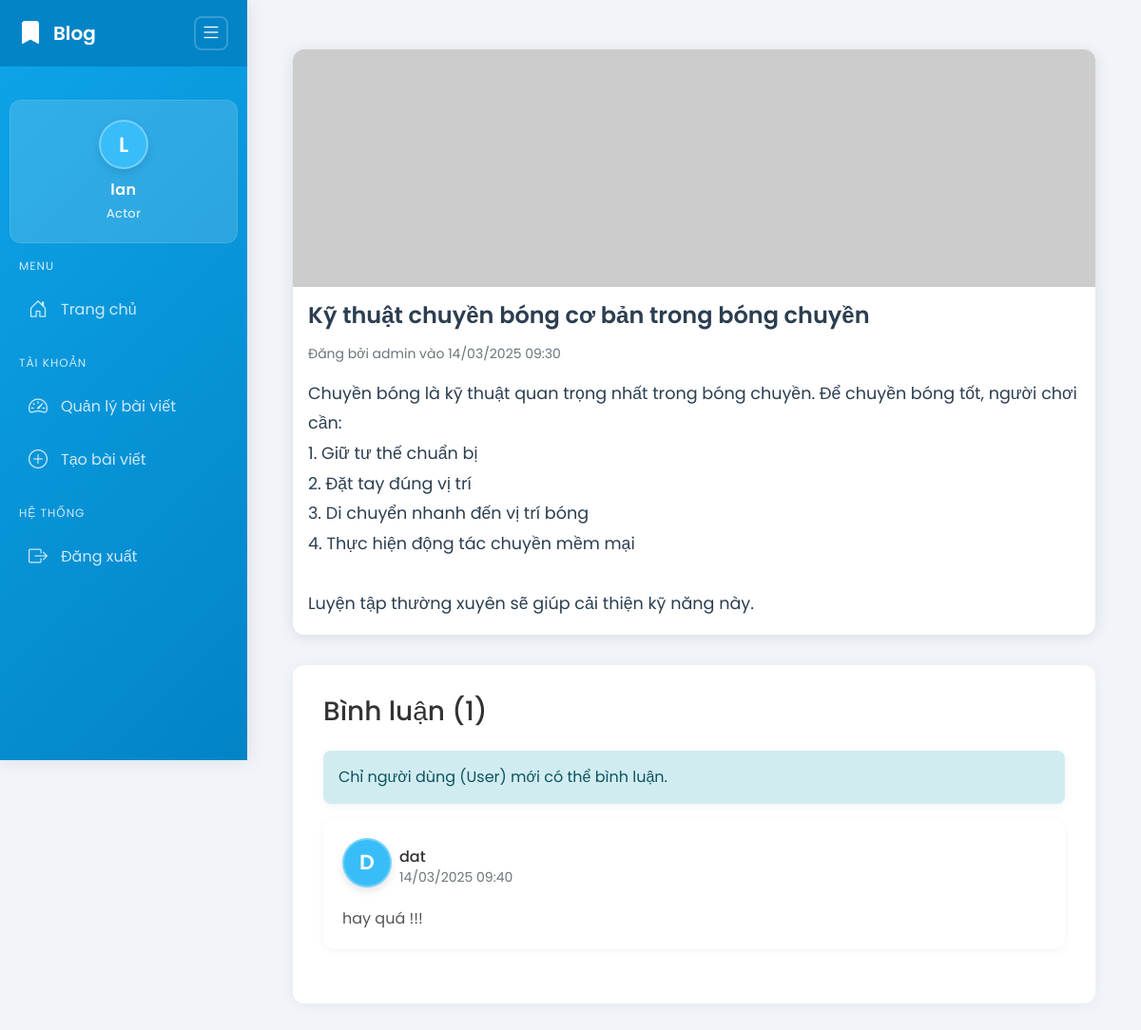
Page /post/2 (signed in) on the committed database.
### app/models/actor.py (models this page shows, shortened)
class Actor(UserMixin, db.Model):
    id = db.Column(db.Integer, primary_key=True)
    username = db.Column(db.String(64), unique=True, nullable=False)
    email = db.Column(db.String(120), unique=True, nullable=False)
    password_hash = db.Column(db.String(128))
    name = db.Column(db.String(64))
    bio = db.Column(db.Text)
    avatar = db.Column(db.String(120), default='default_actor.jpg')
    created_at = db.Column(db.DateTime, default=datetime.utcnow)
    posts = db.relationship('Post', backref='author', lazy='dynamic')

### app/models/post.py (models this page shows)
class Post(db.Model):
    id = db.Column(db.Integer, primary_key=True)
    title = db.Column(db.String(200), nullable=False)
    content = db.Column(db.Text, nullable=False)
    image_url = db.Column(db.String(200))  # URL hình ảnh từ picsum.photos
    created_at = db.Column(db.DateTime, default=datetime.utcnow)
    updated_at = db.Column(db.DateTime, default=datetime.utcnow, onupdate=datetime.utcnow)
    actor_id = db.Column(db.Integer, db.ForeignKey('actor.id'), nullable=False)
    comments = db.relationship('Comment', backref='post', lazy='dynamic', cascade='all, delete-orphan')

### app/models/comment.py (models this page shows)
class Comment(db.Model):
    id = db.Column(db.Integer, primary_key=True)
    content = db.Column(db.Text, nullable=False)
    created_at = db.Column(db.DateTime, default=datetime.utcnow)
    updated_at = db.Column(db.DateTime, default=datetime.utcnow, onupdate=datetime.utcnow)
    post_id = db.Column(db.Integer, db.ForeignKey('post.id'), nullable=False)
    user_id = db.Column(db.Integer, db.ForeignKey('user.id'), nullable=False)

### app/models/user.py (models this page shows, shortened)
class User(UserMixin, db.Model):
    id = db.Column(db.Integer, primary_key=True)
    username = db.Column(db.String(64), unique=True, nullable=False)
    email = db.Column(db.String(120), unique=True, nullable=False)
    password_hash = db.Column(db.String(128))
    name = db.Column(db.String(64))
    avatar = db.Column(db.String(120), default='default_user.jpg')
    created_at = db.Column(db.DateTime, default=datetime.utcnow)
    comments = db.relationship('Comment', backref='author', lazy='dynamic')

### app/routes/blog_routes.py (the view)
@blog_bp.route('/post/<int:post_id>')
def post_detail(post_id):
    post = Post.query.get_or_404(post_id)
    comments = Comment.query.filter_by(post_id=post_id).order_by(Comment.created_at.desc()).all()
    return render_template('blog/post_detail.html', post=post, comments=comments)

### app/__init__.py (called while the page is built)
def create_app(config_class=Config):
    app = Flask(__name__)
    app.config.from_object(config_class)
    db.init_app(app)
    login_manager.init_app(app)
    @login_manager.user_loader
    def load_user(user_id):
        from app.models.actor import Actor
        actor = Actor.query.get(int(user_id))
        if actor:
            return actor
        from app.models.user import User
        return User.query.get(int(user_id))
    from app.routes.auth_routes import auth_bp
    from app.routes.actor_routes import actor_bp
    from app.routes.user_routes import user_bp
    from app.routes.blog_routes import blog_bp
    app.register_blueprint(auth_bp, url_prefix='/auth')
    app.register_blueprint(actor_bp, url_prefix='/actor')
    app.register_blueprint(user_bp, url_prefix='/user')
    app.register_blueprint(blog_bp, url_prefix='/')
    return app

### app/templates/blog/post_detail.html (shortened to what this page needs)
{% extends "base.html" %}
{% block content %}
<div class="container">
    <div class="card mb-4">
        <img src="{{ post.image_url }}" class="card-img-top" alt="Hình ảnh bài viết">
        <div class="card-body">
            <h1 class="card-title">{{ post.title }}</h1>
            <div class="d-flex justify-content-between align-items-center mb-3">
                <small class="text-muted">Đăng bởi {{ post.author.username }} vào {{ post.created_at.strftime('%d/%m/%Y %H:%M') }}</small>
            </div>
            <p class="card-text post-content">{{ post.content }}</p>
        </div>
    </div>
    <div class="comment-section">
        <div class="d-flex justify-content-between align-items-center mb-4">
            <h3 class="mb-0">Bình luận ({{ comments|length }})</h3>
        </div>
        {% if not current_user.is_authenticated %}
            <div class="alert alert-info">
                <i class="bi bi-info-circle"></i> Vui lòng <a href="{{ url_for('auth.login') }}">đăng nhập</a> để xem và thêm bình luận.
            </div>
        {% else %}
            {% if current_user.__class__.__name__ == 'User' %}
                <div class="collapse mb-4" id="commentForm">
                    <div class="card card-body">
                        <form action="{{ url_for('user.add_comment', post_id=post.id) }}" method="post">
                            <div class="form-group">
                                <textarea name="content" class="form-control" rows="3"
                                         placeholder="Viết bình luận của bạn..."
                                         maxlength="1000"
                                         onkeyup="countChar(this)"
                                         required></textarea>
                                <small class="text-muted float-end">
                                    Còn lại: <span id="charCount">1000</span> ký tự
                                </small>
                            </div>
                            <button type="submit" class="btn btn-primary mt-2">
                                <i class="bi bi-send"></i> Gửi bình luận
                            </button>
                        </form>
                    </div>
                </div>
            {% else %}
                <div class="alert alert-info">
                    Chỉ người dùng (User) mới có thể bình luận.
                </div>
            {% endif %}
            {% if comments %}
                <div class="comments">
                    {% for comment in comments %}
                    <div class="comment mb-3">
                        <div class="card">
                            <div class="card-body">
                                <div class="d-flex justify-content-between align-items-center">
                                    <div class="d-flex align-items-center">
                                        <div class="text-avatar me-2">
                                            {{ comment.author.username[0] }}
                                        </div>
                                        <div>
                                            <h6 class="mb-0">{{ comment.author.name or comment.author.username }}</h6>
                                            <small class="text-muted">{{ comment.created_at.strftime('%d/%m/%Y %H:%M') }}</small>
                                        </div>
                                    </div>
                                </div>
                                <p class="card-text mt-2">{{ comment.content }}</p>
                            </div>
                        </div>
                    </div>
                    {% endfor %}
                </div>
            {% else %}
                <div class="text-center text-muted">
                    <p>Chưa có bình luận nào. Hãy là người đầu tiên bình luận!</p>
                </div>
            {% endif %}
        {% endif %}
    </div>
</div>
{% endblock %}

### app/templates/base.html (shortened to what this page needs)
<!DOCTYPE html>
<html lang="vi">
<head>
    <link href="https://cdn.jsdelivr.net/npm/bootstrap@5.1.3/dist/css/bootstrap.min.css" rel="stylesheet">
    <link href="https://cdn.jsdelivr.net/npm/bootstrap-icons@1.7.2/font/bootstrap-icons.css" rel="stylesheet">
    <link href="{{ url_for('static', filename='css/main.css') }}" rel="stylesheet">
    <link href="{{ url_for('static', filename='css/sidebar.css') }}" rel="stylesheet">
</head>
<body>
    <div class="wrapper">
        <nav id="sidebar" class="sidebar">
            <div class="sidebar-header">
                <div class="logo-container">
                    <i class="bi bi-bookmark-fill"></i>
                    <h3>Blog</h3>
                </div>
                <button type="button" id="sidebarCollapse" class="sidebar-collapse-btn">
                    <i class="bi bi-list"></i>
                </button>
            </div>
            <div class="sidebar-content">
                {% if current_user.is_authenticated %}
                    <div class="user-info">
                        <div class="text-avatar">{{ current_user.username[0] }}</div>
                        <h5>{{ current_user.name or current_user.username }}</h5>
                        <p class="user-role">{{ current_user.__class__.__name__ }}</p>
                    </div>
                {% endif %}
                <div class="nav-section">
                    <div class="nav-section-title">Menu</div>
                    <ul class="list-unstyled components">
                        <li>
                            <a href="{{ url_for('blog.home') }}" class="nav-link {% if request.endpoint == 'blog.home' %}active{% endif %}" data-tooltip="Trang chủ">
                                <i class="bi bi-house-door"></i>
                                <span>Trang chủ</span>
                            </a>
                        </li>
                    </ul>
                </div>
                {% if current_user.is_authenticated %}
                    <div class="nav-section">
                        <div class="nav-section-title">Tài khoản</div>
                        <ul class="list-unstyled components">
                            {% if current_user.__class__.__name__ == 'Actor' %}
                                <li>
                                    <a href="{{ url_for('actor.dashboard') }}" class="nav-link {% if request.endpoint == 'actor.dashboard' %}active{% endif %}" data-tooltip="Quản lý bài viết">
                                        <i class="bi bi-speedometer2"></i>
                                        <span>Quản lý bài viết</span>
                                    </a>
                                </li>
                                <li>
                                    <a href="{{ url_for('actor.create_post') }}" class="nav-link {% if request.endpoint == 'actor.create_post' %}active{% endif %}" data-tooltip="Tạo bài viết">
                                        <i class="bi bi-plus-circle"></i>
                                        <span>Tạo bài viết</span>
                                    </a>
                                </li>
                            {% endif %}
                        </ul>
                    </div>
                    <div class="nav-section">
                        <div class="nav-section-title">Hệ thống</div>
                        <ul class="list-unstyled components">
                            <li>
                                <a href="{{ url_for('auth.logout') }}" class="nav-link" data-tooltip="Đăng xuất">
                                    <i class="bi bi-box-arrow-right"></i>
                                    <span>Đăng xuất</span>
                                </a>
                            </li>
                        </ul>
                    </div>
                {% endif %}
            </div>
        </nav>
        <div id="content" class="content">
            <div class="container-fluid">
                {% block content %}{% endblock %}
            </div>
        </div>
    </div>
</body>
</html>

### app/static/css/main.css (style rules this page uses)
body { background-color: #f8f9fa; color: #333; font-family: 'Segoe UI', system-ui, -apple-system, sans-serif; }
.container { max-width: 1200px; padding: 2rem 1rem; }
.card { border: none; box-shadow: 0 2px 15px rgba(0,0,0,0.1); transition: all 0.3s ease; margin-bottom: 25px; border-radius: 12px; overflow: hidden; }
.card-img-top { height: 250px; object-fit: cover; }
.card-title { font-size: 1.5rem; font-weight: 600; color: #2c3e50; margin-bottom: 15px; }
.card-text { color: #555; line-height: 1.6; }
.post-content { white-space: pre-line; color: #2c3e50; line-height: 1.8; font-size: 1.1rem; }
.comment-section { margin-top: 2rem; padding: 2rem; background-color: #fff; border-radius: 12px; box-shadow: 0 2px 15px rgba(0,0,0,0.05); }
.comment { margin-bottom: 1.5rem; }
.comment .card { border: none; box-shadow: 0 2px 8px rgba(0,0,0,0.05); }
.comment .card-body { padding: 1.25rem; }
.text-avatar { width: 40px; height: 40px; border-radius: 50%; background-color: #3498db; color: white; display: flex; align-items: center; justify-content: center; font-weight: bold; text-transform: uppercase; font-size: 1.2rem; box-shadow: 0 2px 8px rgba(0,0,0,0.1); }
.alert { border-radius: 8px; border: none; box-shadow: 0 2px 8px rgba(0,0,0,0.05); }
.alert-info { background-color: #d1ecf1; color: #0c5460; }

### rows in the picture
Actor: username "L", name+username "lan"
Post: title "Kỹ thuật chuyền bóng cơ bản trong bóng chuyền", created_at "14/03/2025 09:30", content "Chuyền bóng là kỹ thuật quan trọng nhất trong bóng chuyền. Để chuyền bóng tốt, người chơi cần: 1. Giữ tư thế chuẩn bị 2. Đặt tay đúng vị trí 3. Di chuyển nhanh đến vị trí bóng 4. Thực hiện động tác chuyền mềm mại Luyện tập thường xuyên sẽ giúp cải thiện kỹ năng này."
Actor: author.username "admin"
Comment: author "D", author "dat", created_at "14/03/2025 09:40", content "hay quá !!!"

### other values in the picture
{{ current_user.__class__.__name__ }} "Actor"
{{ comments|length }} "1"
